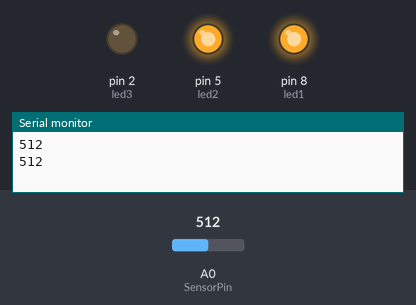
Bench run of a sketch on a simulated Arduino Uno, built with avr-gcc and run on an emulated ATmega328P. Shown: output pins drawn as LEDs (lit = HIGH), the last lines printed to the serial monitor. Inputs (shaded band) come from the test bench; at power-on: A0 (SensorPin) = 512.

Above: at 2.0 s.
2.1 s: A0 (SensorPin) set to 457
3.8 s: A0 (SensorPin) set to 432
At 5.4 s:
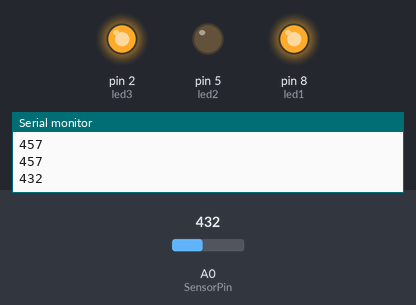
6.5 s: A0 (SensorPin) set to 362
8.6 s: A0 (SensorPin) set to 336
At 10.3 s:
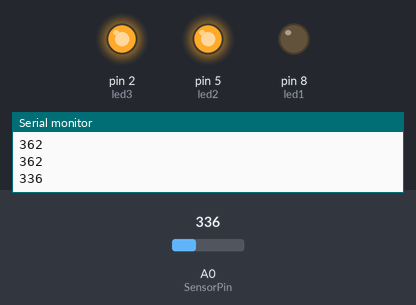
11.3 s: A0 (SensorPin) set to 360
At 13.3 s:
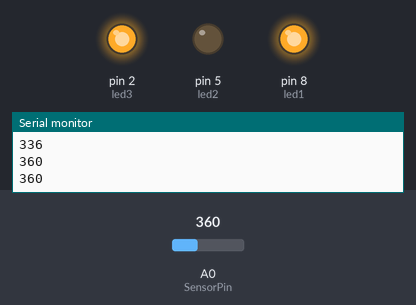
13.7 s: A0 (SensorPin) set to 340
At 15.2 s:
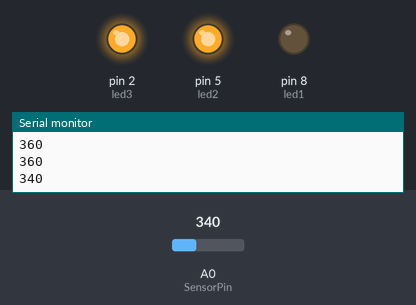
Timing chart, 0 to 16.7 s (numbered marks = the images above; inputs shaded):
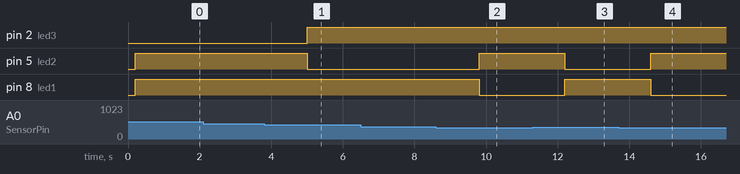

The sketch:

sensor.ino
```cpp
int SensorPin = A0;
int led1 = 8;
int led2 = 5;
int led3 = 2;

void setup() {
  Serial.begin(9600);
  pinMode(led1,OUTPUT);
  pinMode(led2,OUTPUT);
  pinMode(led3,OUTPUT);
}

void loop() {
  int humedad = analogRead(SensorPin);
  Serial.println(humedad);
  delay(200);


  if (humedad < 350)
  {
  digitalWrite(led1,LOW);
  digitalWrite(led2,HIGH);
  digitalWrite(led3,HIGH);
  }

  else if(humedad > 350 && humedad < 450)
  {
    digitalWrite(led1,HIGH);
    digitalWrite(led2,LOW);
    digitalWrite(led3,HIGH);
    }

    else if(humedad > 451)
    {
    digitalWrite(led1,HIGH);
    digitalWrite(led2,HIGH);
    digitalWrite(led3,LOW);
    }
    delay (1000);

}
```

Measured:
- the behaviour switches between 450 and 449 on A0 (SensorPin) (found by bisection; images 0 and 1)
- the behaviour switches between 350 and 349 on A0 (SensorPin) (found by bisection; images 1 and 2)
- after the input at 3.8 s, pin 2 (led3): LOW → HIGH after 1.2 s; pin 5 (led2): HIGH → LOW after 1.2 s
- after the input at 8.6 s, pin 5 (led2): LOW → HIGH after 1.2 s; pin 8 (led1): HIGH → LOW after 1.2 s
- after the input at 11.3 s, pin 5 (led2): HIGH → LOW after 0.90 s; pin 8 (led1): LOW → HIGH after 0.90 s
- after the input at 13.7 s, pin 5 (led2): LOW → HIGH after 0.90 s; pin 8 (led1): HIGH → LOW after 0.90 s
